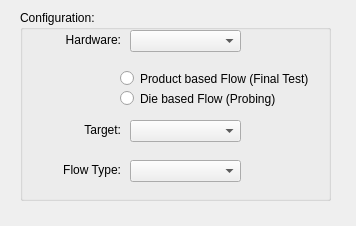
<?xml version="1.0" encoding="UTF-8"?>
<ui version="4.0">
 <class>NewFlowWizard</class>
 <widget class="QDialog" name="NewFlowWizard">
  <property name="geometry">
   <rect>
    <x>0</x>
    <y>0</y>
    <width>356</width>
    <height>226</height>
   </rect>
  </property>
  <property name="windowTitle">
   <string>Dialog</string>
  </property>
  <widget class="QGroupBox" name="groupBox">
   <property name="geometry">
    <rect>
     <x>20</x>
     <y>10</y>
     <width>311</width>
     <height>191</height>
    </rect>
   </property>
   <property name="title">
    <string>Configuration:</string>
   </property>
   <widget class="QRadioButton" name="Probing">
    <property name="geometry">
     <rect>
      <x>100</x>
      <y>80</y>
      <width>191</width>
      <height>17</height>
     </rect>
    </property>
    <property name="text">
     <string>Die based Flow (Probing)</string>
    </property>
   </widget>
   <widget class="QRadioButton" name="Finaltest">
    <property name="geometry">
     <rect>
      <x>100</x>
      <y>60</y>
      <width>191</width>
      <height>17</height>
     </rect>
    </property>
    <property name="text">
     <string>Product based Flow (Final Test)</string>
    </property>
   </widget>
   <widget class="QComboBox" name="Hardwaresetups">
    <property name="geometry">
     <rect>
      <x>110</x>
      <y>20</y>
      <width>111</width>
      <height>22</height>
     </rect>
    </property>
   </widget>
   <widget class="QLabel" name="label_7">
    <property name="geometry">
     <rect>
      <x>10</x>
      <y>20</y>
      <width>91</width>
      <height>20</height>
     </rect>
    </property>
    <property name="text">
     <string>Hardware:</string>
    </property>
    <property name="alignment">
     <set>Qt::AlignRight|Qt::AlignTrailing|Qt::AlignVCenter</set>
    </property>
   </widget>
   <widget class="QLabel" name="label_8">
    <property name="geometry">
     <rect>
      <x>10</x>
      <y>150</y>
      <width>91</width>
      <height>20</height>
     </rect>
    </property>
    <property name="text">
     <string>Flow Type:</string>
    </property>
    <property name="alignment">
     <set>Qt::AlignRight|Qt::AlignTrailing|Qt::AlignVCenter</set>
    </property>
   </widget>
   <widget class="QComboBox" name="Flowtype">
    <property name="geometry">
     <rect>
      <x>110</x>
      <y>150</y>
      <width>111</width>
      <height>22</height>
     </rect>
    </property>
   </widget>
   <widget class="QLabel" name="TargetLabel">
    <property name="geometry">
     <rect>
      <x>10</x>
      <y>110</y>
      <width>91</width>
      <height>20</height>
     </rect>
    </property>
    <property name="text">
     <string>Target:</string>
    </property>
    <property name="alignment">
     <set>Qt::AlignRight|Qt::AlignTrailing|Qt::AlignVCenter</set>
    </property>
   </widget>
   <widget class="QComboBox" name="Targets">
    <property name="geometry">
     <rect>
      <x>110</x>
      <y>110</y>
      <width>111</width>
      <height>22</height>
     </rect>
    </property>
   </widget>
  </widget>
 </widget>
 <resources/>
 <connections/>
</ui>
